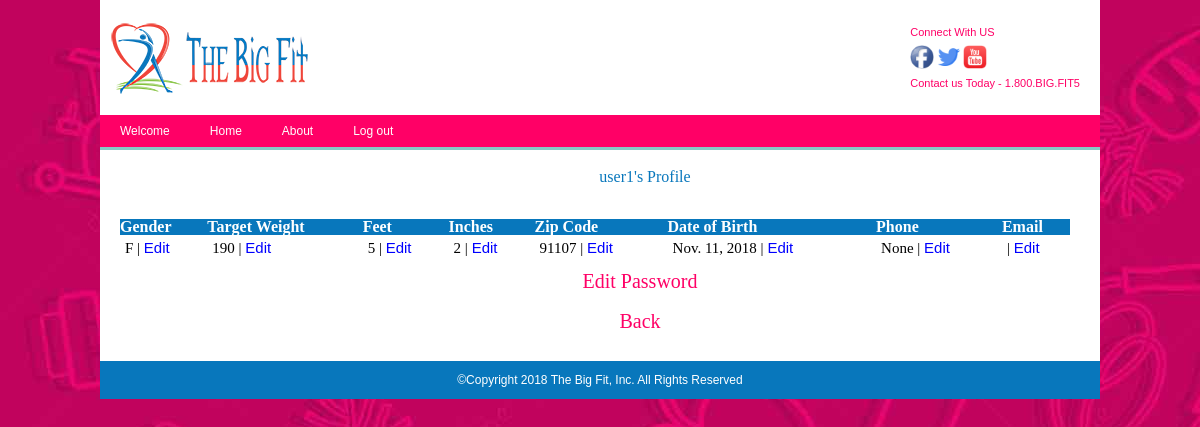
The app's page /viewprofile/ (signed in) with its own data.
### Bigfit/models.py (models this page shows, shortened)
class User(AbstractUser):
    SEX_CHOICES = [('M', 'Male'), ('F', 'Female')]
    target_weight = models.PositiveSmallIntegerField(validators=[MaxValueValidator(999)], null=True)
    feet = models.PositiveSmallIntegerField(validators=[MaxValueValidator(9)], null=True)
    inches = models.PositiveSmallIntegerField(validators=[MaxValueValidator(11)], null=True)
    date_of_birth = models.DateField(null=True)
    gender = models.CharField(choices=SEX_CHOICES, max_length=1, null=True)
    zip_code = models.CharField(max_length=5, null=True)
    phone = models.CharField(max_length=10, null=True)
    class Meta:
        ordering = ['last_name', 'first_name', 'id']

### Bigfit/views.py (the view)
# urls.py: path('viewprofile/', views.viewprofile),
def viewprofile(request):
    current_id = request.user.id
    profile_list = models.User.objects.filter(id=current_id)
    return render(request,'profile.html',{'uli':profile_list})

### templates/profile.html (shortened to what this page needs)
{% extends 'base.html' %}
{% block content %}
        <div id = "content">
    <p>{{ request.session.user_name }}'s Profile </p>
</div>
    <table border="1">
        <tr>
            <th>Gender</th>
            <th>Target Weight</th>
            <th>Feet</th>
            <th>Inches</th>
            <th>Zip Code</th>
            <th>Date of Birth</th>
            <th>Phone</th>
            <th>Email</th>
        </tr>
            {% for item in uli %}
                <tr>
                    <td>
                        {{ item.gender }}
                        |
                        <a href="/editgender">Edit</a>
                    </td>
                    <td>
                        {{ item.target_weight }}
                        |
                        <a href="/edittargetweight">Edit</a>
                    </td>
                    <td>
                        {{ item.feet }}
                        |
                        <a href="/editfeet">Edit</a>
                    </td>
                    <td>
                        {{ item.inches }}
                        |
                        <a href="/editinches">Edit</a>
                    </td>
                    <td>
                        {{ item.zip_code }}
                        |
                        <a href="/editzipcode">Edit</a>
                    </td>
                    <td>
                        {{ item.date_of_birth }}
                        |
                        <a href="/editdob">Edit</a>
                    </td>
                    <td>
                        {{ item.phone }}
                        |
                        <a href="/editphone">Edit</a>
                    </td>
                    <td>
                        |
                        <a href="/editemail">Edit</a>
                    </td>
                </tr>
            {% endfor %}
    </table>
    <ul>
        <li><a href="/editpassword/">Edit Password</a></li>
         <li><a href="/index/">Back</a></li>
    </ul>
{% endblock %}

### static/styles.css (style rules this page uses)
﻿ html, body { margin: 0; padding: 0; border:0; background: transparent; font-size:10px; }
div, span, article, aside, footer, header, hgroup, nav, section, h1, h2, h3, h4, h5, h6, p, blockquote, a, ol, ul, li, table, tr, th, td, tbody, tfoot, thead { margin:0; padding:0; border:0; vertical-align: baseline; background:transparent; }
table { border-collapse: collapse; border-spacing:0; }
h1, h2, h3, h4, h5, h6, p, li, blockquote, td, th, a, caption, em, strong, strike { font-family: Arial, Helvetica, sans-serif; font-size:100%; font-weight: normal; font-style:normal; line-height: 100%; text-indent:0; text-decoration:none; text-align: left; color: #000; }
ol, ul { list-style: none; }
body { background-color:#EA0071 }
p { color: #000; font-size:12px; line-height:150% }
a:link { color: #00f; }
ul li { color:#000; font-size:12px; }
table { width:95%; }
th { font-weight:bold; }
thead,th { background: #ccc; }
#content { width:100%; height:auto; padding:20px; }
#content p { font-size:16px; font-family:"Arial Rounded MT Bold" ; color:#0877BC; padding:10px; margin-left:10px; text-align:center; }
#content li { padding:10px; text-align:center; font-size:20px; font-family:"Arial Rounded MT Bold" }
#content ul li a { font-size:20px; font-family:"Arial Rounded MT Bold"; color:#ff0066; margin-left:40px; text-align:center; }
#content ul li a:link { font-size:20px; font-family:"Arial Rounded MT Bold"; color:#ff0066; }
#content table { width:95%; }
#content th { font-weight:bold; font-family: "Arial Rounded MT Bold"; color:#ffffff; }
#content thead,th { background:#0877BC; }
#content td { padding:5px 5px; font-family: "Arial Rounded MT Bold"; font-size:15px; }

### records on screen
User: session.user_name "user1", gender "F", target_weight "190", feet "5", inches "2", zip_code "91107", date_of_birth "Nov. 11, 2018", phone "None"
